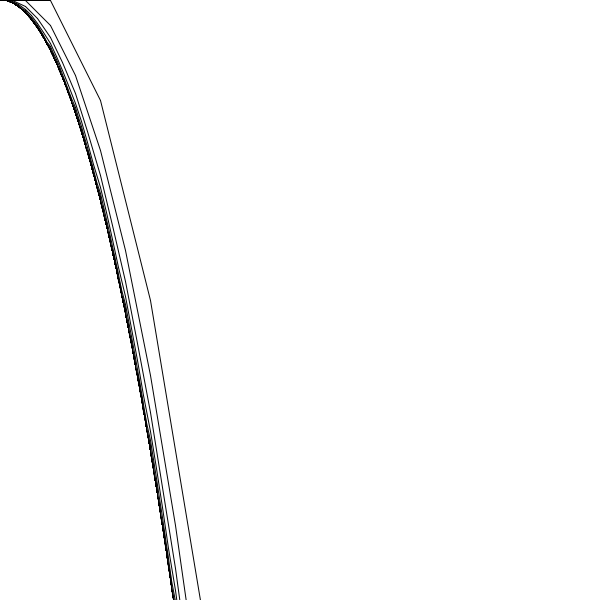
Frame 1 (no input)
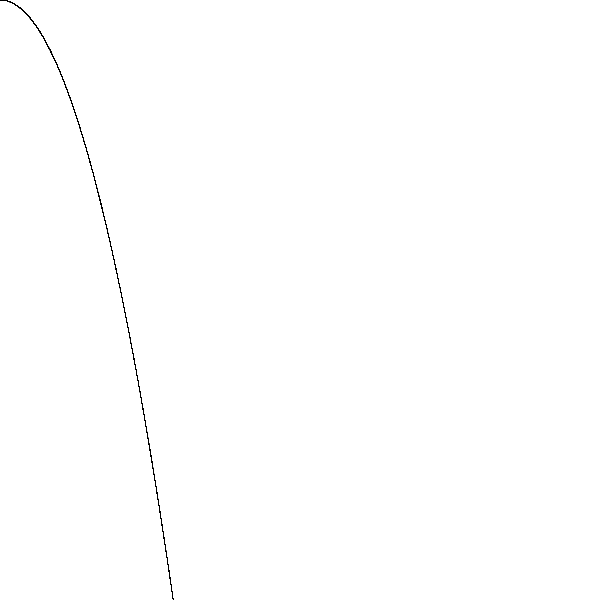
Frame 2 (the mouse pressed at the canvas centre, redrawn once)

The Processing sketch that drew these frames (run headless with seeded random() and noise(); the mouse was pressed at the canvas centre and the sketch redrawn once):

// Processing sketch: Eulermethodtest
// ── Eulermethodtest.pde
//f(x) = sin x
int sc = 50;
void setup() {
  size(600, 600);
}
float ts = 1;
void draw() {
  background(255);
  for (int i = 0; i < 10; i++) {
    drawts(ts);
    ts /= 2;
  }
  noLoop();
}
void drawts(float ts) {
  PVector pos = new PVector(0, 0);
  PVector pos2;
  PVector temp;
  for (int i = 0; i < (600.0/sc)/ts; i++) {
    pos2 = new PVector(pos.x+ts, pos.y+ts*(2*pos.x));
    line(pos.x*sc, pos.y*sc, pos2.x*sc, pos2.y*sc);
    temp = pos;
    pos = pos2;
    pos2 = temp;
  }
}
